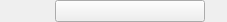
<?xml version="1.0" encoding="UTF-8"?>
<ui version="4.0">
 <class>FormSort</class>
 <widget class="QWidget" name="FormSort">
  <property name="geometry">
   <rect>
    <x>0</x>
    <y>0</y>
    <width>227</width>
    <height>22</height>
   </rect>
  </property>
  <property name="windowTitle">
   <string>Form</string>
  </property>
  <layout class="QHBoxLayout" name="horizontalLayout">
   <property name="spacing">
    <number>0</number>
   </property>
   <property name="leftMargin">
    <number>0</number>
   </property>
   <property name="topMargin">
    <number>0</number>
   </property>
   <property name="rightMargin">
    <number>0</number>
   </property>
   <property name="bottomMargin">
    <number>0</number>
   </property>
   <item>
    <widget class="QLabel" name="labelResize">
     <property name="minimumSize">
      <size>
       <width>22</width>
       <height>22</height>
      </size>
     </property>
     <property name="maximumSize">
      <size>
       <width>22</width>
       <height>22</height>
      </size>
     </property>
     <property name="styleSheet">
      <string notr="true">QLabel
{
  border-image: url(&quot;:/resource/top-bar22-iconsize-n@3x.png&quot;);
}

QLabel:hover
{
  border-image: url(&quot;:/resource/top-bar22-iconsize-n@3x.png&quot;);
}</string>
     </property>
    </widget>
   </item>
   <item>
    <spacer name="horizontalSpacer">
     <property name="orientation">
      <enum>Qt::Horizontal</enum>
     </property>
     <property name="sizeType">
      <enum>QSizePolicy::Fixed</enum>
     </property>
     <property name="sizeHint" stdset="0">
      <size>
       <width>33</width>
       <height>20</height>
      </size>
     </property>
    </spacer>
   </item>
   <item>
    <widget class="QPushButton" name="btnMenu">
     <property name="minimumSize">
      <size>
       <width>150</width>
       <height>22</height>
      </size>
     </property>
     <property name="maximumSize">
      <size>
       <width>150</width>
       <height>22</height>
      </size>
     </property>
     <property name="font">
      <font>
       <family>Segoe UI</family>
       <pointsize>14</pointsize>
      </font>
     </property>
     <property name="styleSheet">
      <string notr="true">QPushButton
{
  color: rgb(52, 174, 214);
  border-image: url(&quot;:/resource/top-btn150-sort-n@3x.png&quot;);
}

QPushButton:hover
{
  color: rgb(255, 255, 255);
  border-image: url(&quot;:/resource/top-btn150-sort-h@3x.png&quot;);
}
QPushButton::menu-indicator
{
	image:none;
}</string>
     </property>
    </widget>
   </item>
   <item>
    <widget class="QLabel" name="labelIncDec">
     <property name="minimumSize">
      <size>
       <width>22</width>
       <height>22</height>
      </size>
     </property>
     <property name="maximumSize">
      <size>
       <width>22</width>
       <height>22</height>
      </size>
     </property>
     <property name="styleSheet">
      <string notr="true">QLabel
{
  border-image: url(&quot;:/resource/top-btn22-sortu-n@3x.png&quot;);
}

QLabel:hover
{
  border-image: url(&quot;:/resource/top-btn22-sortu-h@3x.png&quot;);
}</string>
     </property>
    </widget>
   </item>
  </layout>
 </widget>
 <resources/>
 <connections/>
</ui>
